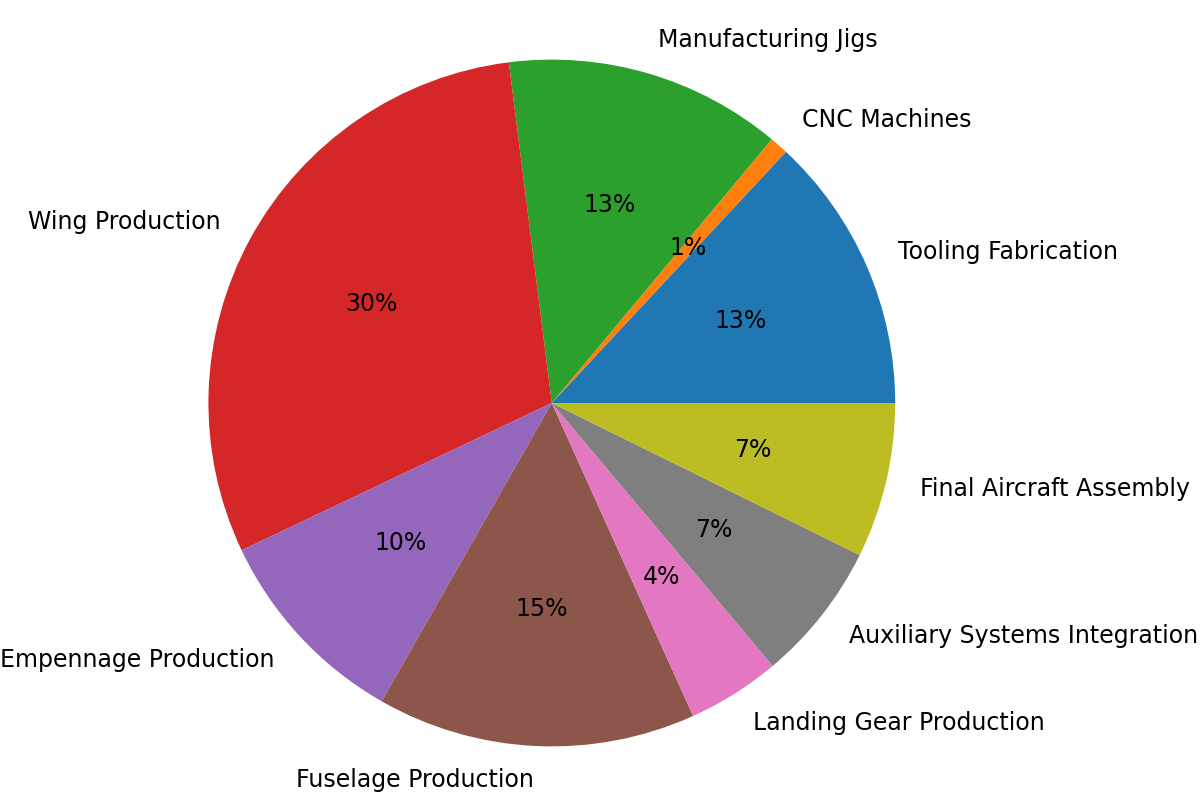

Source code (Python):
import matplotlib.pyplot as plt
import numpy as np

# Categories
labels = [
    "Tooling Fabrication",
    "CNC Machines",
    "Manufacturing Jigs",
    "Wing Production",
    "Empennage Production",
    "Fuselage Production",
    "Landing Gear Production",
    "Auxiliary Systems Integration",
    "Final Aircraft Assembly"
]

values = [8.96, 0.6, 8.96, 20.62, 6.65, 10.29, 3.00, 4.51, 5.01]
sizes = [value / sum(values) for value in values]

# Create figure
fig, ax = plt.subplots(figsize=(12, 12))
ax.pie(sizes, labels=labels, autopct='%1.f%%', textprops={'fontsize': 17})

plt.tight_layout()
plt.savefig('Production.png')
